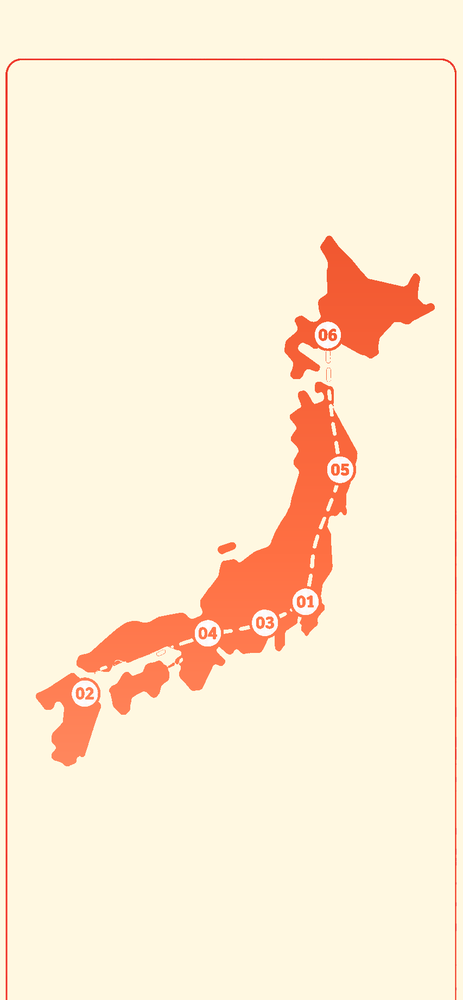
#> input picture assets/splash/cover-base.png, 463 x 1000 px, shrunk from 853 x 1844 before the run
$ python strip-splash-red-frame.py
#> lines starting #> are read from the running program, lines starting #| are printed output that depends on the picture
#!/usr/bin/env python3
# -*- coding: utf-8 -*-
"""
去掉 64649377 封面四边红色描边框（保留米黄底 + 地图 + 虚线 + 六圆）。
仅把描边线上的深红像素改为米黄，不缩放、不裁切画布尺寸。
"""
from __future__ import annotations

import sys
from pathlib import Path

from PIL import Image

ROOT = Path(__file__).resolve().parents[1]
SRC = ROOT / "地图" / "64649377-e0e1-4239-a073-118630981bb6 (1).png"
OUT = ROOT / "assets" / "splash" / "cover-base.png"
CREAM = (255, 248, 225)

def is_border_line_red(r: int, g: int, b: int) -> bool:
    return r >= 100 and g <= 95 and b <= 95 and g < int(r * 0.55)


def in_frame_zone(x: int, y: int, w: int, h: int) -> bool:
    """描边框 + 圆角区域（不碰 x=12 以右的列岛主体列）。"""
    if x <= 11 or x >= w - 14:
        return True
    if y <= 11 or y >= h - 14:
        return True
    m = 26
    if x < m and y < m:
        return True
    if x >= w - m and y < m:
        return True
    if x < m and y >= h - m:
        return True
    if x >= w - m and y >= h - m:
        return True
    return False


def main() -> int:
    src = SRC if SRC.is_file() else OUT
    if not src.is_file():
        print(f"[FAIL] missing {SRC}", file=sys.stderr)
        return 1

    im = Image.open(src).convert("RGB")
#> im is the input picture: PIL image 463x1000 RGB; mean R, G, B 254.6, 236.1, 211.8
    px = im.load()
    w, h = im.size
#> w = 463; h = 1000
    changed = 0

    for y in range(h):
        for x in range(w):
            if not in_frame_zone(x, y, w, h):
                continue
            r, g, b = px[x, y]
            if is_border_line_red(r, g, b):
                px[x, y] = CREAM
                changed += 1

    OUT.parent.mkdir(parents=True, exist_ok=True)
    im.save(OUT, "PNG", optimize=True)
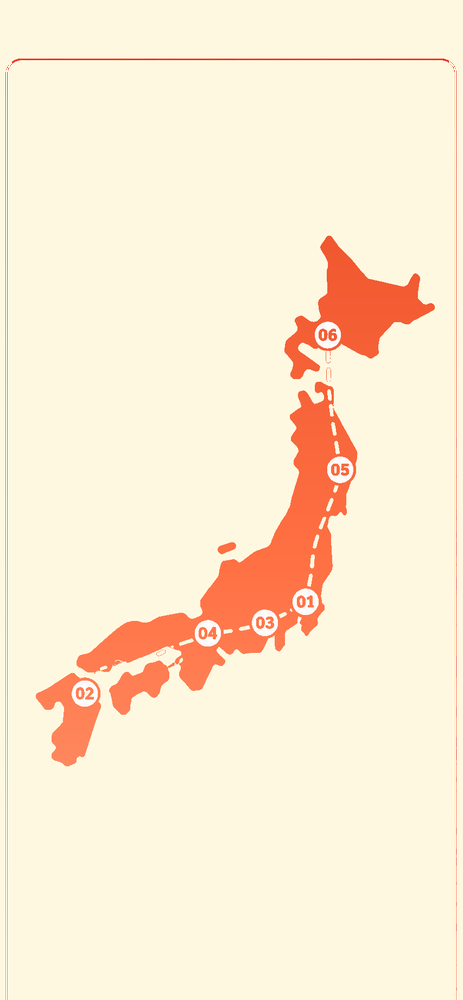
#> saved as cover-base.png: PIL image 463x1000 RGB; mean R, G, B 254.7, 236.9, 212.6
    print(f"[OK] stripped {changed} border px -> {OUT} {im.size}")
#| [OK] stripped 1887 border px -> assets/splash/cover-base.png (463, 1000)
    return 0


if __name__ == "__main__":
    sys.exit(main())
#> (the program exits here)
